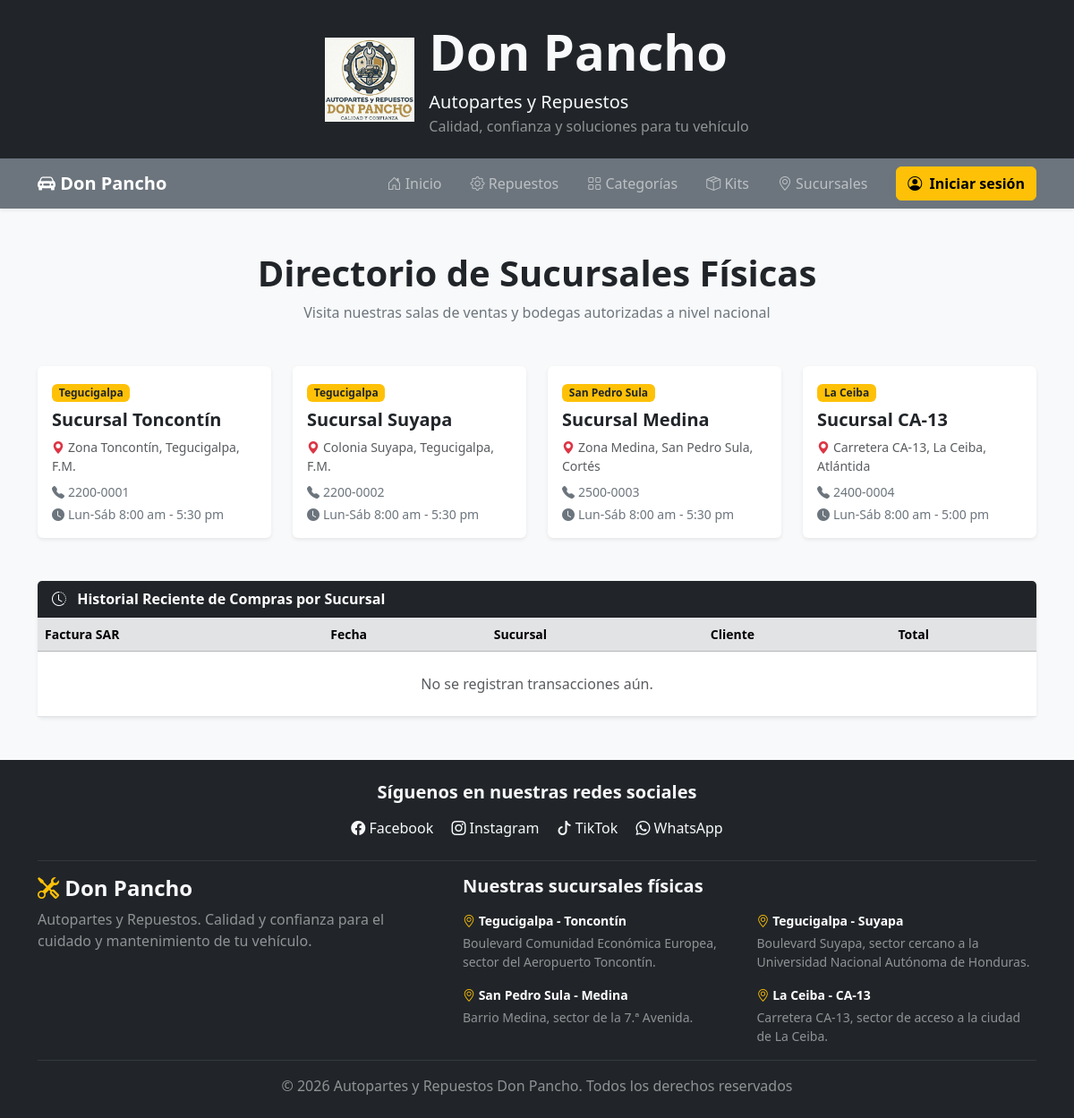
The app's page /src/Frontend/sucursales.php with its own data.
### tables this page shows
CREATE TABLE sucursales (
  id   INT NOT NULL AUTO_INCREMENT PRIMARY KEY,
  nombre VARCHAR(60) NOT NULL,
  ciudad  VARCHAR(40) NOT NULL,
  direccion VARCHAR(200) NOT NULL,
  telefono  VARCHAR(20),
  horario VARCHAR(100)
);

### src/Frontend/sucursales.php (the view, shortened to what this page needs)
<?php
$conexion = new ConexionBD();
$pdo = $conexion->conectar();
$sucursales = [];
$historial = [];
if ($pdo !== null) {
    $sucursales = $pdo->query("SELECT * FROM sucursales ORDER BY id ASC")->fetchAll(PDO::FETCH_ASSOC);
    $sqlHistorial = "SELECT f.numero_factura, f.fecha, f.total, s.nombre AS sucursal, c.nombre AS cliente
                     FROM facturas f
                     INNER JOIN sucursales s ON f.sucursal_id = s.id
                     INNER JOIN clientes c ON f.cliente_id = c.id
                     ORDER BY f.id DESC LIMIT 10";
    $historial = $pdo->query($sqlHistorial)->fetchAll(PDO::FETCH_ASSOC);
}
?>
<!DOCTYPE html>
<html lang="es">
<head>
    <link href="https://cdn.jsdelivr.net/npm/bootstrap@5.3.3/dist/css/bootstrap.min.css" rel="stylesheet">
    <link rel="stylesheet" href="https://cdn.jsdelivr.net/npm/bootstrap-icons@1.11.3/font/bootstrap-icons.min.css">
</head>
<body class="bg-light">
    <header id="inicio" class="bg-dark text-light">
        <div class="container py-4">
            <div class="d-flex justify-content-center align-items-center gap-3">
                <img src="../imagenes/logo.jpg" alt="Logo Autopartes Don Pancho" width="100" class="img-fluid">
                <div>
                    <h1 class="display-4 fw-bold mb-2">Don Pancho</h1>
                    <p class="lead mb-0">Autopartes y Repuestos</p>
                    <p class="text-white-50 mb-0">Calidad, confianza y soluciones para tu vehículo</p>
                </div>
            </div>
        </div>
    </header>
    <nav class="navbar navbar-expand-lg navbar-dark bg-secondary shadow-sm sticky-top">
        <div class="container">
            <a href="index.php" class="navbar-brand fw-bold"><i class="bi bi-car-front-fill"></i> Don Pancho </a>
            <div id="menu-principal" class="collapse navbar-collapse">
                <ul class="navbar-nav ms-auto align-items-lg-center">
                    <li class="nav-item"><a href="index.php" class="nav-link px-3"><i class="bi bi-house-door"></i> Inicio</a></li>
                    <li class="nav-item"><a href="repuestos.php" class="nav-link px-3"><i class="bi bi-gear"></i> Repuestos</a></li>
                    <li class="nav-item"><a href="categorias.php" class="nav-link px-3"><i class="bi bi-grid"></i> Categorías</a></li>
                    <li class="nav-item"><a href="kits.php" class="nav-link px-3"><i class="bi bi-box-seam"></i> Kits</a></li>
                    <li class="nav-item"><a href="sucursales.php" class="nav-link px-3"><i class="bi bi-geo-alt"></i> Sucursales</a></li>
                    <?php require __DIR__ . '/partials/menu-sesion.php'; ?>
                </ul>
            </div>
        </div>
    </nav>
    <main class="container py-5">
        <div class="text-center mb-5">
            <h2 class="display-6 fw-bold">Directorio de Sucursales Físicas</h2>
            <p class="text-secondary">Visita nuestras salas de ventas y bodegas autorizadas a nivel nacional</p>
        </div>
        <div class="row row-cols-1 row-cols-md-2 row-cols-lg-4 g-4 mb-5">
            <?php foreach ($sucursales as $s): ?>
            <div class="col">
                <div class="card h-100 shadow-sm border-0">
                    <div class="card-body">
                        <span class="badge bg-warning text-dark mb-2"><?= htmlspecialchars($s['ciudad']) ?></span>
                        <h5 class="fw-bold"><?= htmlspecialchars($s['nombre']) ?></h5>
                        <p class="small text-muted mb-2"><i class="bi bi-geo-alt-fill text-danger me-1"></i><?= htmlspecialchars($s['direccion']) ?></p>
                        <p class="small text-secondary mb-1"><i class="bi bi-telephone-fill me-1"></i><?= htmlspecialchars($s['telefono']) ?></p>
                        <p class="small text-secondary mb-0"><i class="bi bi-clock-fill me-1"></i><?= htmlspecialchars($s['horario']) ?></p>
                    </div>
                </div>
            </div>
            <?php endforeach; ?>
        </div>
        <div class="card shadow-sm border-0">
            <div class="card-header bg-dark text-white fw-bold">
                <i class="bi bi-clock-history me-2"></i> Historial Reciente de Compras por Sucursal
            </div>
            <div class="card-body p-0">
                <div class="table-responsive">
                    <table class="table table-hover align-middle mb-0">
                        <thead class="table-secondary small">
                            <tr>
                                <th>Factura SAR</th>
                                <th>Fecha</th>
                                <th>Sucursal</th>
                                <th>Cliente</th>
                                <th>Total</th>
                            </tr>
                        </thead>
                        <tbody>
                            <?php if (empty($historial)): ?>
                                <tr><td colspan="5" class="text-center py-4 text-muted">No se registran transacciones aún.</td></tr>
                            <?php endif; ?>
                        </tbody>
                    </table>
                </div>
            </div>
        </div>
    </main>
    <footer class="bg-dark text-light py-4">
        <div class="container">
            <div class="text-center mb-4">
                <h5 class="fw-bold mb-3">Síguenos en nuestras redes sociales</h5>
                <a href="https://www.facebook.com/" target="_blank" class="text-light me-3 text-decoration-none"><i class="bi bi-facebook"></i> Facebook</a>
                <a href="https://www.instagram.com/" target="_blank" class="text-light me-3 text-decoration-none"><i class="bi bi-instagram"></i> Instagram</a>
                <a href="https://www.tiktok.com/" target="_blank" class="text-light me-3 text-decoration-none"><i class="bi bi-tiktok"></i> TikTok</a>
                <a href="https://www.whatsapp.com/" target="_blank" class="text-light text-decoration-none"><i class="bi bi-whatsapp"></i> WhatsApp</a>
            </div>
            <hr class="border-secondary">
            <div class="row g-4">
                <div class="col-md-5">
                    <h4 class="fw-bold"><i class="bi bi-tools text-warning"></i> Don Pancho</h4>
                    <p class="text-white-50">Autopartes y Repuestos. Calidad y confianza para el cuidado y mantenimiento de tu vehículo.</p>
                </div>
                <div class="col-md-7">
                    <h5 class="fw-bold mb-3">Nuestras sucursales físicas</h5>
                    <div class="row g-3 small text-white-50">
                        <div class="col-sm-6">
                            <p class="mb-1 text-white fw-semibold"><i class="bi bi-geo-alt text-warning"></i> Tegucigalpa - Toncontín</p>
                            <p class="mb-0">Boulevard Comunidad Económica Europea, sector del Aeropuerto Toncontín.</p>
                        </div>
                        <div class="col-sm-6">
                            <p class="mb-1 text-white fw-semibold"><i class="bi bi-geo-alt text-warning"></i> Tegucigalpa - Suyapa</p>
                            <p class="mb-0">Boulevard Suyapa, sector cercano a la Universidad Nacional Autónoma de Honduras.</p>
                        </div>
                        <div class="col-sm-6">
                            <p class="mb-1 text-white fw-semibold"><i class="bi bi-geo-alt text-warning"></i> San Pedro Sula - Medina</p>
                            <p class="mb-0">Barrio Medina, sector de la 7.ª Avenida.</p>
                        </div>
                        <div class="col-sm-6">
                            <p class="mb-1 text-white fw-semibold"><i class="bi bi-geo-alt text-warning"></i> La Ceiba - CA-13</p>
                            <p class="mb-0">Carretera CA-13, sector de acceso a la ciudad de La Ceiba.</p>
                        </div>
                    </div>
                </div>
            </div>
            <hr class="border-secondary">
            <div class="text-center">
                <p class="mb-0 text-white-50">&copy; 2026 Autopartes y Repuestos Don Pancho. Todos los derechos reservados</p>
            </div>
        </div>
    </footer>
</body>
</html>

### records on screen
sucursales: ciudad "Tegucigalpa", nombre "Sucursal Toncontín", direccion "Zona Toncontín, Tegucigalpa, F.M.", telefono "2200-0001", horario "Lun-Sáb 8:00 am - 5:30 pm"
sucursales: ciudad "Tegucigalpa", nombre "Sucursal Suyapa", direccion "Colonia Suyapa, Tegucigalpa, F.M.", telefono "2200-0002", horario "Lun-Sáb 8:00 am - 5:30 pm"
sucursales: ciudad "San Pedro Sula", nombre "Sucursal Medina", direccion "Zona Medina, San Pedro Sula, Cortés", telefono "2500-0003", horario "Lun-Sáb 8:00 am - 5:30 pm"
sucursales: ciudad "La Ceiba", nombre "Sucursal CA-13", direccion "Carretera CA-13, La Ceiba, Atlántida", telefono "2400-0004", horario "Lun-Sáb 8:00 am - 5:00 pm"
